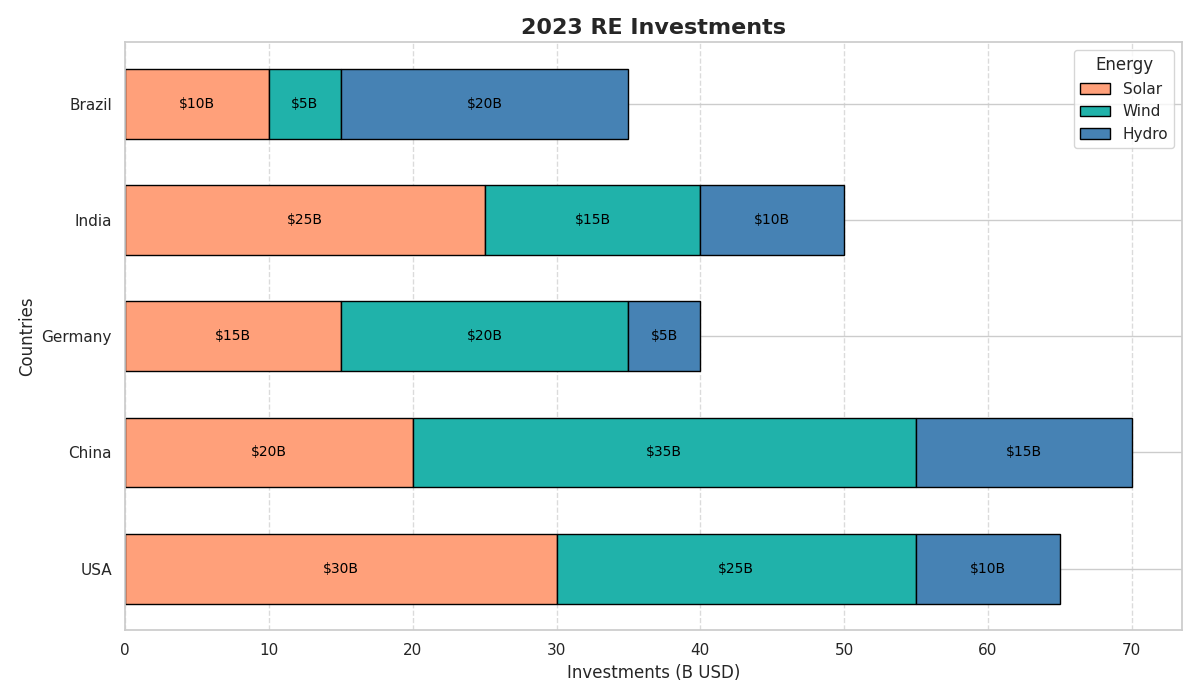

The script that drew this image:
import matplotlib.pyplot as plt
import numpy as np

countries = ['USA', 'China', 'Germany', 'India', 'Brazil']
investments = np.array([
    [30, 25, 10],
    [20, 35, 15],
    [15, 20, 5],
    [25, 15, 10],
    [10, 5, 20]
])

energy_types = ['Solar', 'Wind', 'Hydro']
colors = ['#FFA07A', '#20B2AA', '#4682B4']

cumulative_investments = investments.cumsum(axis=1)

fig, ax = plt.subplots(figsize=(12, 7))

for i in range(len(energy_types)):
    ax.barh(countries, investments[:, i], left=(cumulative_investments[:, i] - investments[:, i]),
            color=colors[i], edgecolor='black', label=energy_types[i], height=0.6)

ax.set_title('2023 RE Investments', fontsize=16, fontweight='bold')
ax.set_xlabel('Investments (B USD)', fontsize=12)
ax.set_ylabel('Countries', fontsize=12)

ax.legend(title='Energy', loc='upper right')

for i, country in enumerate(countries):
    for j in range(len(energy_types)):
        ax.text(cumulative_investments[i, j] - investments[i, j] / 2, i, 
                f"${investments[i, j]}B", color='black', ha='center', va='center', fontsize=10)

ax.xaxis.grid(True, linestyle='--', alpha=0.7)

plt.tight_layout()
plt.show()
